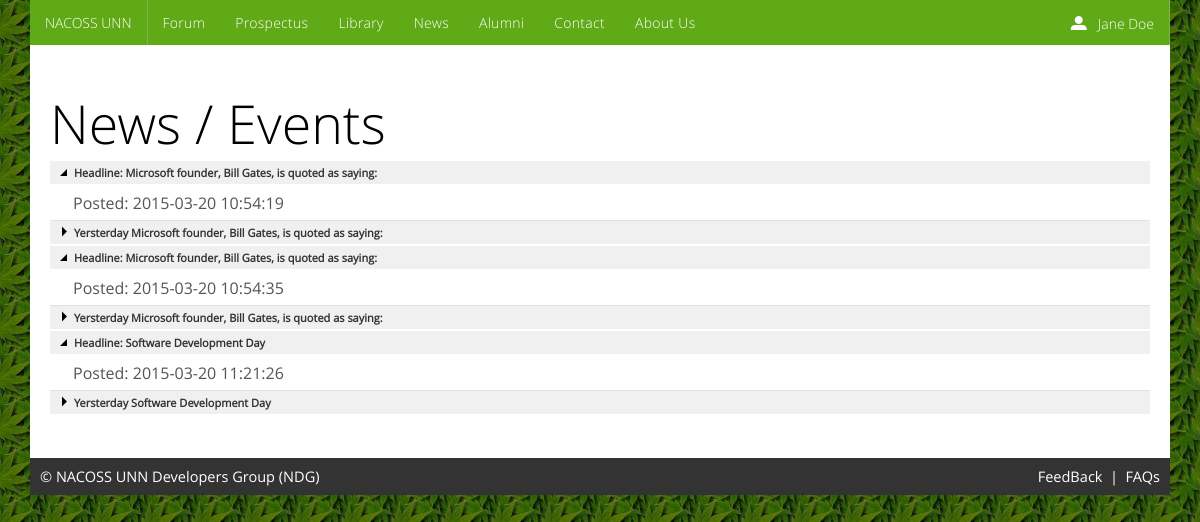
The page /news.php (signed in) on the database its author committed.
### tables this page shows
CREATE TABLE IF NOT EXISTS `news` (
  `id` int(11) NOT NULL AUTO_INCREMENT,
  `headline` varchar(60) NOT NULL,
  `content` text NOT NULL,
  `time_of_post` timestamp NOT NULL DEFAULT CURRENT_TIMESTAMP,
  `expire_date` timestamp NOT NULL,
  PRIMARY KEY (`id`)
);

### functions.php (called while the page is built, shortened)
<?php
function getNews() {
    $array = array();
    $query = "select * from news limit 30";
    $link = getDefaultDBConnection();
    $result = mysqli_query($link, $query);
    if ($result) {
        while ($row = mysqli_fetch_array($result)) {
            array_push($array, $row);
        }
    }
    return $array;
}
function getDefaultDBConnection() {
    $link = getConnection();
    return $link;
}
function getConnection() {
    $link = mysqli_connect($GLOBALS['db_hostname'], $GLOBALS['db_username'], $GLOBALS['db_password']);
    return $link;
}

### news.php (the view, shortened to what this page needs)
<!DOCTYPE html>
<html>
    <head>
        <link href="css/metro-bootstrap.css" rel="stylesheet">
        <link href="css/metro-bootstrap-responsive.css" rel="stylesheet">
        <link href="css/iconFont.css" rel="stylesheet">
        <link href="js/prettify/prettify.css" rel="stylesheet">
    </head>
    <body class="metro" style="background-image: url(img/bg.jpg); background-repeat: repeat;">
        <div class="container bg-white">
            <?php require_once './header.php'; ?>
            <?php require_once './functions.php'; ?>
            <br/>
            <div class="padding20">
                <h1>News / Events</h1>
                <?php
                $array = getNews();
                for ($index = 0; $index < count($array); $index++) {
                    ?>
                    <div class="listview-outlook" data-role="listview">
                        <div class="list-group">
                            <a href=" $array[$index]['content']" class="group-title"><?= "Headline: " . $array[$index]['headline'] ?></a>
                            <div class="group-content">
                                <a href="content.php?id=<?= $array[$index]['id'] ?>" class="list">
                                    <div class="list-content"><?= "Posted: " . $array[$index]['time_of_post'] ?></div>
                                </a>
                            </div>
                        </div>
                        <div class="list-group collapsed">
                            <a href="" class="group-title"><?= "Yersterday " . $array[$index]['headline'] ?></a>
                        </div>
                    </div>
                    <?php
                }
                ?>
            </div>
            <br/>
            <?php require_once './footer.php'; ?>
        </div>
    </body>
</html>

### rows shown on the page
news: headline "Microsoft founder, Bill Gates, is quoted as saying:", time_of_post "2015-03-20 10:54:19"
news: headline "Microsoft founder, Bill Gates, is quoted as saying:", time_of_post "2015-03-20 10:54:35"
news: headline "Software Development Day", time_of_post "2015-03-20 11:21:26"

### other values the page prints
getDisplayName() "Jane Doe"
